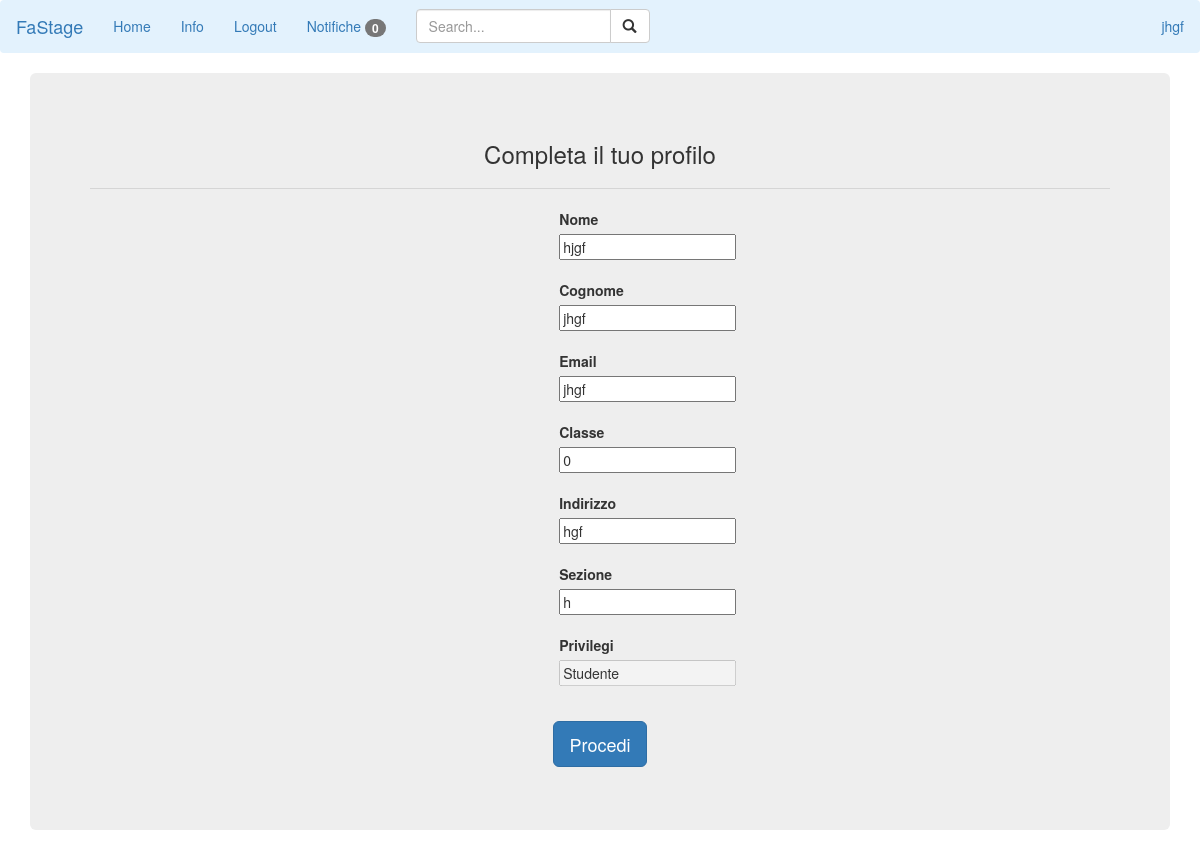
Page /profile/profile.php (signed in) on the committed database.
### tables this page shows
CREATE TABLE IF NOT EXISTS `utenti` (
  `Nome` varchar(20) NOT NULL,
  `Cognome` varchar(20) NOT NULL,
  `Email` varchar(50) NOT NULL,
  `Classe` int(11) NOT NULL,
  `Indirizzo` varchar(4) NOT NULL,
  `Sezione` varchar(2) NOT NULL,
  `Password` varchar(30) NOT NULL,
  `Privilegi` int(1) NOT NULL
);

### profile/profile.php (the view, shortened to what this page needs)
<!DOCTYPE html>
<html>
    <head>
<link rel="stylesheet" href="https://maxcdn.bootstrapcdn.com/bootstrap/3.3.7/css/bootstrap.min.css">
    </head>
    <body>
        <?php require '../pagine/admin/menuAdmin.php';?>
        <div class="container">
        <div class="jumbotron jumbotron-fluid">
            <center><h3>Completa il tuo profilo</h3></center>
  <hr class="my-4">
        <?php
        $myprof = $_SESSION['user'];
        require '../connect.php';
        $query = "SELECT * FROM utenti WHERE Email='$myprof'";
       $res = mysqli_query($link, $query) or die(mysqli_error($link));
        while($cicle = mysqli_fetch_array($res))
        {
            if($cicle['Privilegi']=='1')
            {
                $cicle['Privilegi']='Amministratore';
            }
            else
            {
                $cicle['Privilegi']='Studente';
            }
            echo "<form action='#' method='POST'>";
            echo "<div style='margin-left:46%;margin-right:46%;'>";
            echo "<label>Nome</label><input required='required' type='text' value='".$cicle['Nome']. "' name='nome'><br><br>";
            echo "<label>Cognome</label><input required='required' type='text' value='".$cicle['Cognome']. "' name='cognome'><br><br>";
            echo "<label>Email</label><input required='required' type='email' value='".$cicle['Email']. "' name='email'><br><br>";
            echo "<label>Classe</label><input required='required' type='text' value='".$cicle['Classe']. "' name='classe'><br><br>";
            echo "<label>Indirizzo</label><input required='required' type='text' value='".$cicle['Indirizzo']. "' name='indirizzo'><br><br>";
            echo "<label>Sezione</label><input required='required' type='text' value='".$cicle['Sezione']. "' name='sezione'><br><br>";
            echo "<label>Privilegi</label><input required='required' type='text' value='".$cicle['Privilegi']. "' name='privilegi' disabled><br><br></div>";
            }
        ?>
  <p class="lead">
  <center><button class="btn btn-primary btn-lg" name="registra" type="submit">Procedi</button></center>
  </p>
    </div>
        </div>
    </body>
</html>

### rows in the picture
utenti: nome "hjgf", cognome "jhgf", email "jhgf", classe "0", indirizzo "hgf", sezione "h", privilegi "Studente"

### other values in the picture
$notifiche "0"
$_SESSION['user'] "jhgf"
